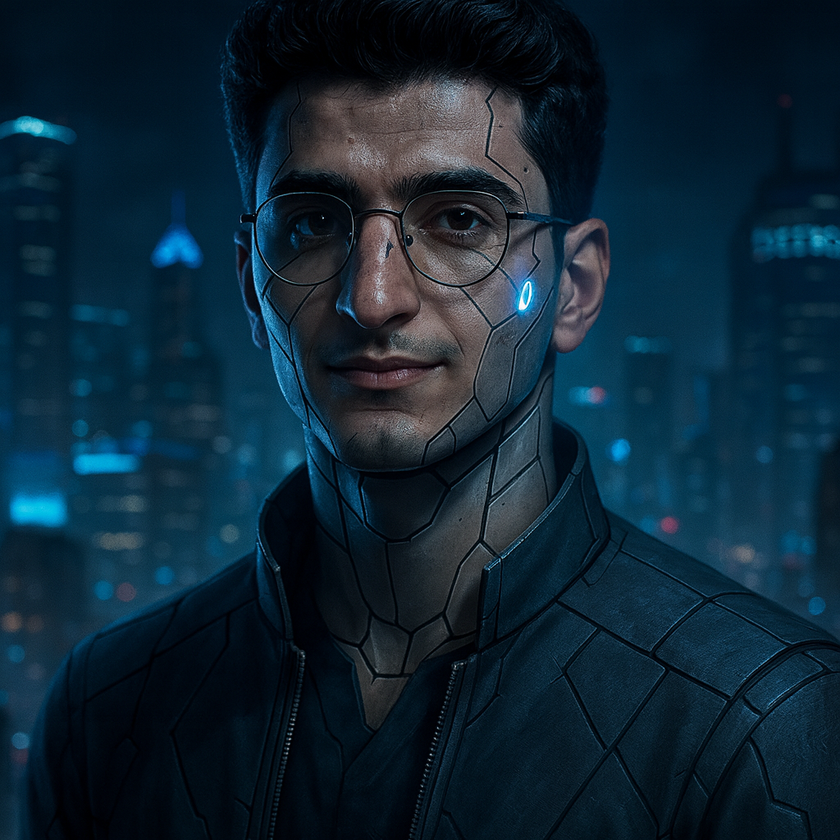
#> input picture 01/data/tech_pp.png, 840 x 840 px, shrunk from 1024 x 1024 before the run, given in place of the camera
$ python final.py
#> lines starting #> are read from the running program, lines starting #| are printed output that depends on the picture
import cv2 as cv
import numpy as np

# Video kaynağı
capture = cv.VideoCapture(0)

# Video özelliklerini al
height = int(capture.get(cv.CAP_PROP_FRAME_HEIGHT))
width = int(capture.get(cv.CAP_PROP_FRAME_WIDTH))
fps = capture.get(cv.CAP_PROP_FPS)

print(f"fps: {fps}, width: {width}, height: {height}")

# OpenCV'nin önceden eğitilmiş yüz tanıma modelini (Haar Cascade) yükle
# Bu dosya OpenCV kurulumu ile birlikte gelir, bu yol genellikle çalışır.
face_cascade = cv.CascadeClassifier(cv.data.haarcascades + 'haarcascade_frontalface_default.xml')


def process(image, opt=1):
    """
    Görüntüyü seçilen seçeneğe göre işler.
    opt=0: Görüntünün tersini alır (bitwise_not).
    opt=1: Tüm görüntüyü bulanıklaştırır.
    opt=2: Kenarları tespit eder (Canny).
    opt=3: Arka Planı Bulanıklaştırır (Portre Modu).
    opt=4: Sadece Yüzü Bulanıklaştırır (Anonimleştirme).
    """
    if opt == 0:
        return cv.bitwise_not(image)

    if opt == 1:
        # (0,0) çekirdek boyutu, standart sapmadan (15) hesaplanmasını sağlar.
        return cv.GaussianBlur(image, (0, 0), 15)

    if opt == 2:
        return cv.Canny(image, 100, 200)

    # --- Yüz Tespiti ve Buna Bağlı İşlemler ---
    # Gri tonlama, yüz tespiti için daha hızlı ve verimlidir.
    gray = cv.cvtColor(image, cv.COLOR_BGR2GRAY)
    # Yüzleri algıla. faces, bulunan her yüz için (x, y, w, h) bilgilerini içeren bir listedir.
    faces = face_cascade.detectMultiScale(gray, 1.1, 4)

    if opt == 3:  # Arka Planı Bulanıklaştır (Portre Modu)
        # 1. Orijinal görüntünün tamamını bulanıklaştır. Kernel boyutu (99,99) yüksek bulanıklık sağlar.
        blurred_image = cv.GaussianBlur(image, (99, 99), 0)

        # 2. Algılanan her yüz için işlem yap.
        for (x, y, w, h) in faces:
            # 3. Orijinal (net) görüntüden yüz bölgesini (ROI - Region of Interest) al.
            sharp_face = image[y:y + h, x:x + w]
            # 4. Bulanıklaştırılmış görüntünün aynı bölgesine, net yüzü yerleştir.
            blurred_image[y:y + h, x:x + w] = sharp_face

        return blurred_image

    if opt == 4:  # Sadece Yüzü Bulanıklaştır (Anonimleştirme)
        # Orijinal görüntü üzerinde değişiklik yapmak için bir kopyasını alalım.
        result_image = image.copy()

        # Algılanan her yüz için işlem yap.
        for (x, y, w, h) in faces:
            # 1. Orijinal görüntüden yüz bölgesini (ROI) al.
            face_roi = result_image[y:y + h, x:x + w]
            # 2. Sadece bu yüz bölgesini kuvvetli bir şekilde bulanıklaştır.
            blurred_face = cv.GaussianBlur(face_roi, (99, 99), 0)
            # 3. Orijinal görüntünün ilgili alanına bu bulanık yüzü geri yerleştir.
            result_image[y:y + h, x:x + w] = blurred_face

        return result_image

    # Eğer yüz bulunamazsa veya geçersiz bir seçenekse orijinal görüntüyü döndür
    return image


# Başlangıçta "Arka Planı Bulanıklaştır" efekti seçili olsun.
# '1'->0, '2'->1, '3'->2, '4'->3, '5'->4
index = 3

while True:
    ret, frame = capture.read()
#> frame is the input picture: shape (840, 840, 3); mean B, G, R 52.2, 37.4, 14.6
    if ret:
        # Görüntüyü yatay olarak çevir (ayna efekti)
        frame = cv.flip(frame, 1)
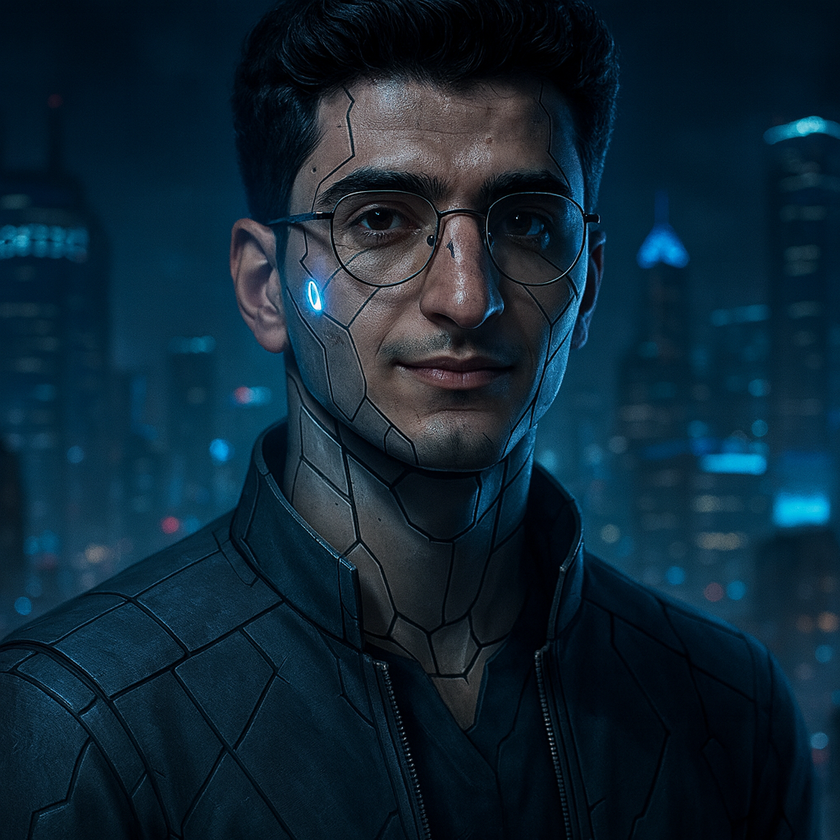
#> frame: shape (840, 840, 3); mean B, G, R 52.2, 37.4, 14.6

        cv.imshow("Orjinal Goruntu", frame)

        # Seçilen indekse göre görüntüyü işle
        result = process(frame, index)
#> in process, `gray = cv.cvtColor(image, cv.COLOR_BGR2GRAY)`:
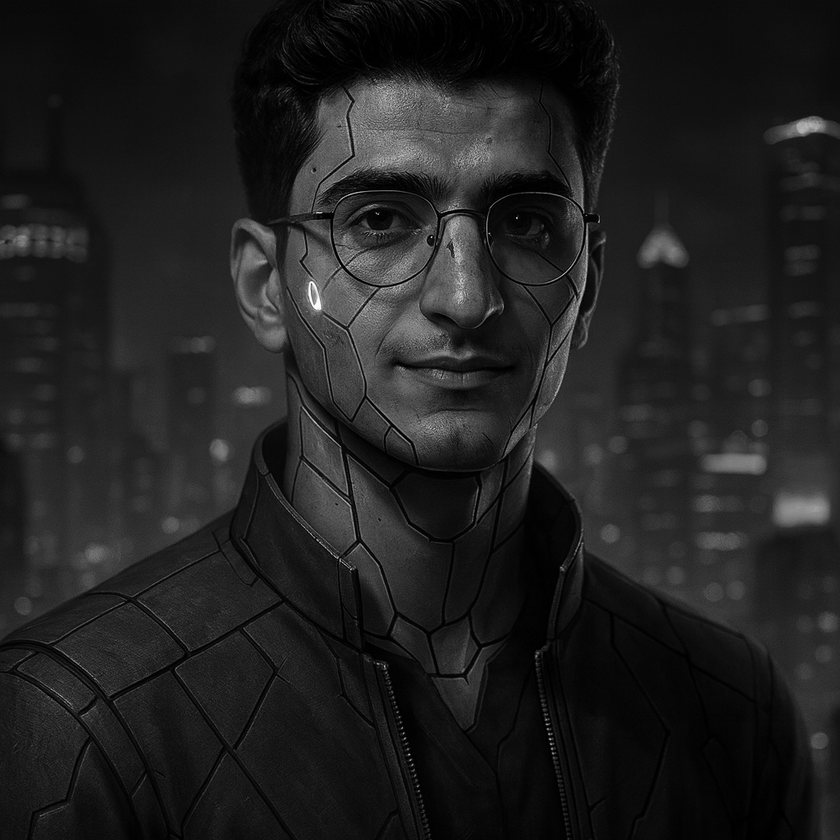
#> gray: shape (840, 840); min 0, max 255, mean 32.3
#> in process, `faces = face_cascade.detectMultiScale(gray, 1.1, 4)`: faces = [[256, 61, 414, 414]]
#> in process, `blurred_image = cv.GaussianBlur(image, (99, 99), 0)`:
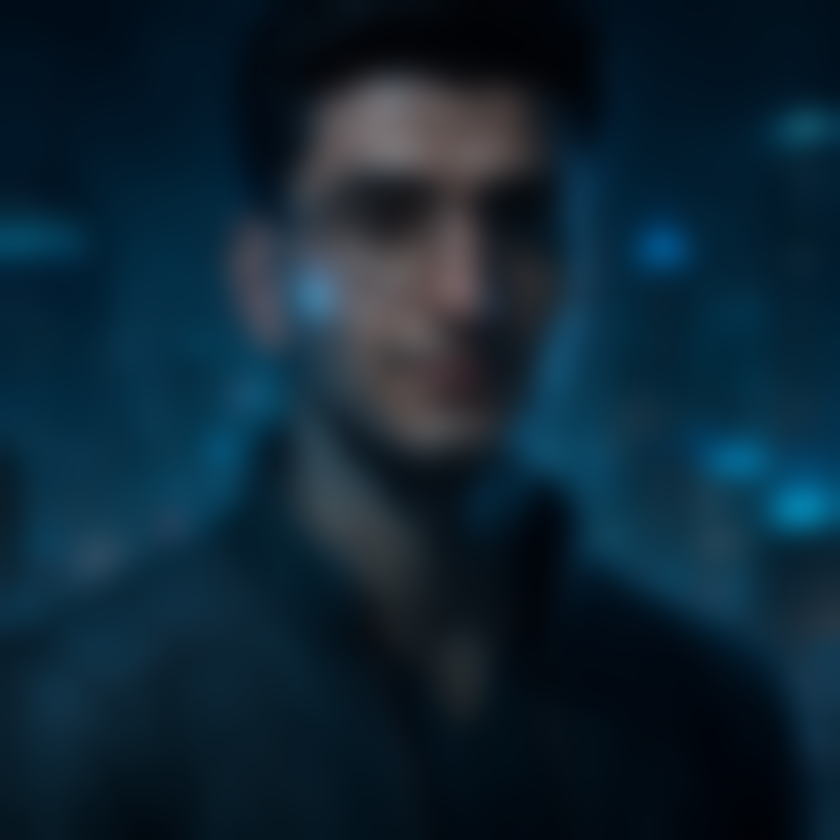
#> blurred_image: shape (840, 840, 3); mean B, G, R 52.2, 37.4, 14.6
#> the loop in process, `for (x, y, w, h) in faces:` made 1 pass
#> pass 1, in process, `sharp_face = image[y:y + h, x:x + w]`:
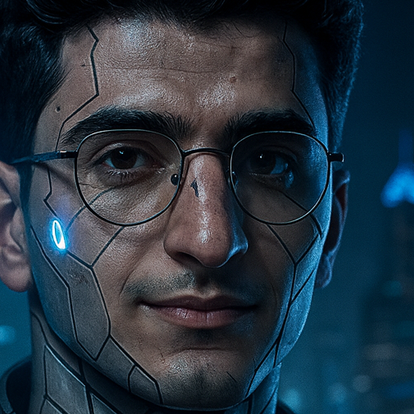
#> sharp_face: shape (414, 414, 3); mean B, G, R 64.7, 52.8, 37.9
#> after the loop in process, `for (x, y, w, h) in faces:`:
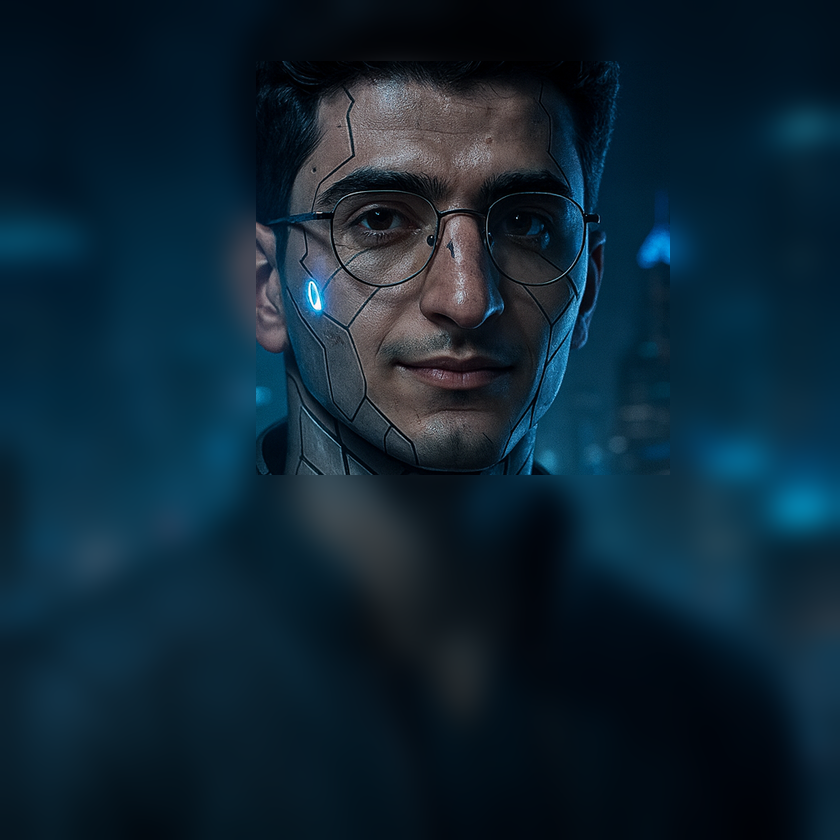
#> blurred_image: shape (840, 840, 3); mean B, G, R 52.3, 37.4, 14.6
        cv.imshow("Islenmis Goruntu", result)

        c = cv.waitKey(50)
#> (key Esc is pressed here)

        # '1' ile '5' arasındaki tuşlara basıldığında index'i güncelle
        if c >= 49 and c <= 53:  # ASCII: '1'=49, '5'=53
            index = c - 49

        # ESC tuşuna basıldığında döngüden çık
        if c == 27:
            break
    else:
        break

capture.release()
cv.destroyAllWindows()
